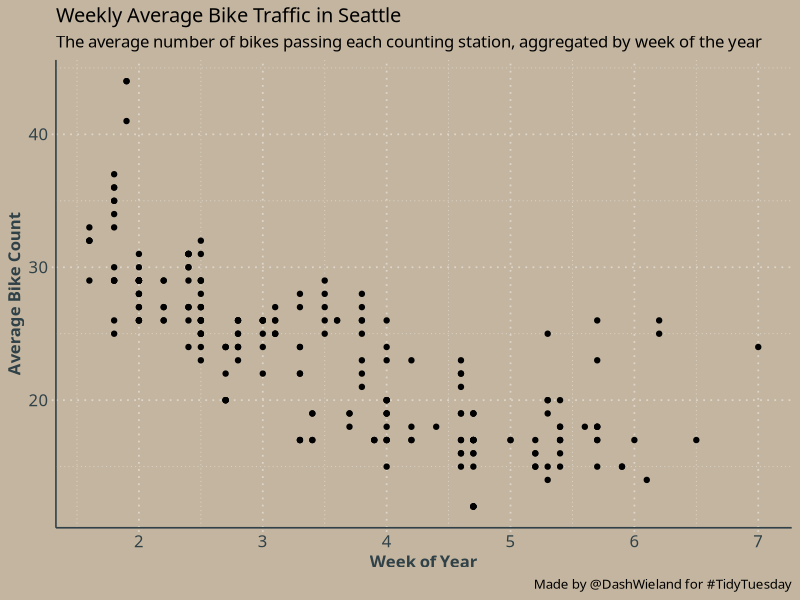
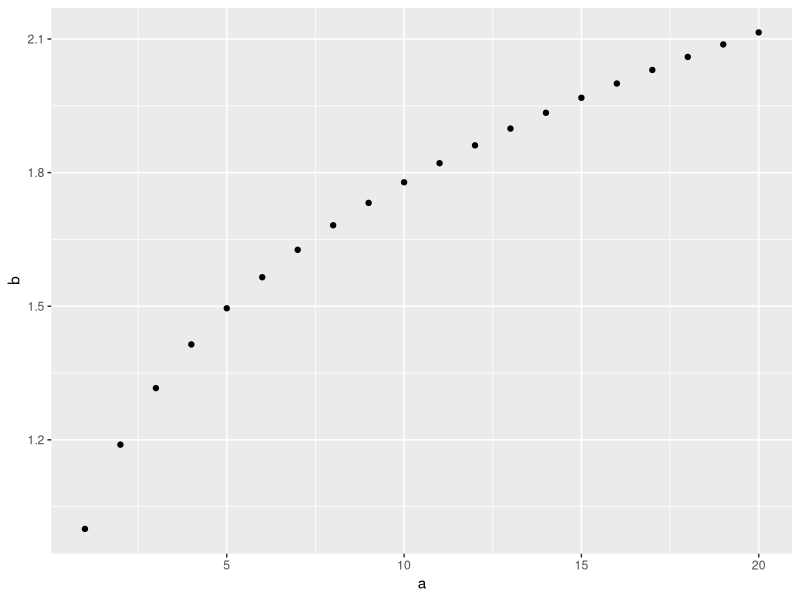

Source code (R) for these figures, in order:
library(ggplot2)


dash_theme <- function () { 
  theme_bw(base_size=12, base_family="Avenir") %+replace% 
    theme(
      # Background for plot, panel, and legend
      # Green for the plot/panel, and transparent for the 
      # legend background and key 
      panel.background  = element_rect(fill = "#C3B59F", color = NA),
      plot.background = element_rect(fill = "#C3B59F", color = NA), 
      legend.background = element_rect(fill="transparent"),
      legend.key = element_rect(fill="transparent"),
      # Title, subtitle, and caption 
      # Axis title, text and ticks
      axis.title = element_text(face = "bold",
                                colour = "#304148"), 
      axis.text = element_text(colour = "#304148"),
      axis.ticks = element_line(colour = "#DED6CA", 
                              size = 0.6, 
                              linetype = "dotted"),
      axis.line = element_line(colour = "#304148"),
      # Legend
      legend.text = element_text(colour = "#304148"), 
      legend.title = element_text(face = "bold",
                                  colour = "#304148"),
      # Panel grid and background
      panel.grid.major = element_line(colour = "#DED6CA", 
                                      size = 0.6,
                                      linetype = "dotted"), 
      panel.grid.minor = element_line(color = "#DED6CA", 
                                      size = 0.3,
                                      linetype = "dotted"),
      panel.border = element_rect(fill = NA, color = NA)
      )
}


ggplot(data = mpg) +
  geom_point(mapping = aes(x = displ, y = hwy)) +
  labs(title = "Weekly Average Bike Traffic in Seattle", 
       x = "Week of Year",
       y = "Average Bike Count", 
       colour = "Crossing / Counting Station", 
       subtitle = "The average number of bikes passing each counting station, aggregated by week of the year",
       caption = "Made by @DashWieland for #TidyTuesday") +
  dash_theme()

######
a <- seq(1, 20)
b <- a^0.25
df <- as.data.frame(cbind(a, b))
myplot = ggplot(df, aes(x = a, y = b)) + geom_point()
myplot + theme(panel.border = element_blank())




